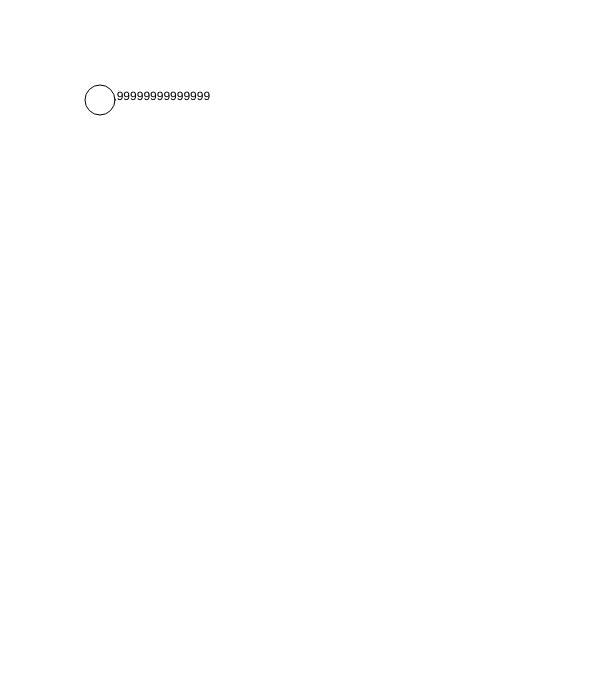
Frame 1 (no input)
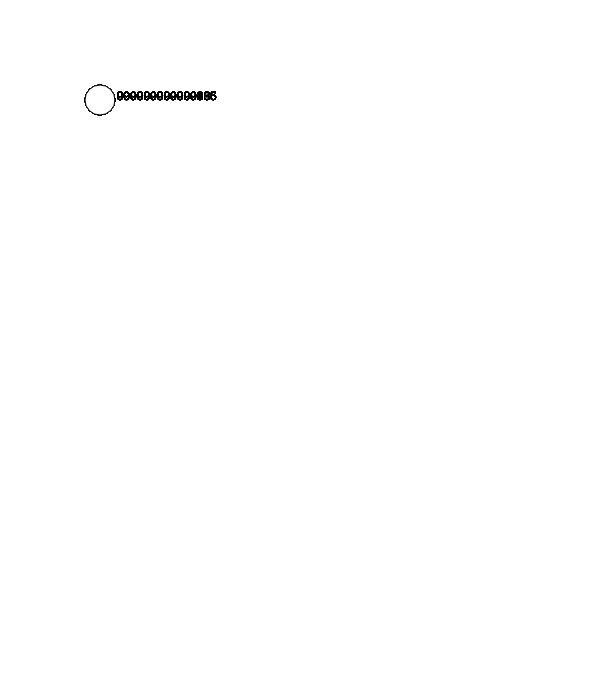
Frame 60 (no input)
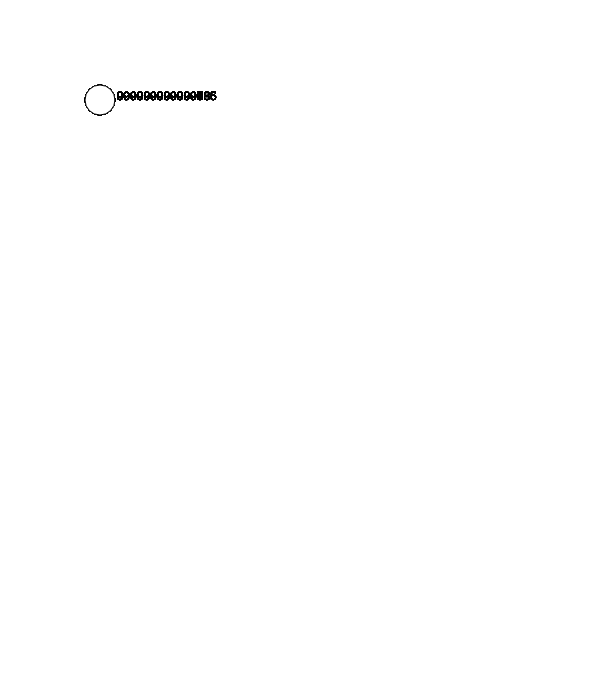
Frame 120 (the mouse pressed at the canvas centre since frame 60)

The p5.js sketch that drew these frames (run headless with seeded random() and noise() and a simulated clock; from frame 60 on, the mouse is pressed at the canvas centre):

// p5.js sketch
// ── sketch.js
function setup() {
  createCanvas(600,700);



}

function draw() {

  var posX = 100
  var posY = 100

  var currFramerate = frameRate();
  text(currFramerate, 100, 100);
  ellipse(posX, posY, 30, 30);

}
